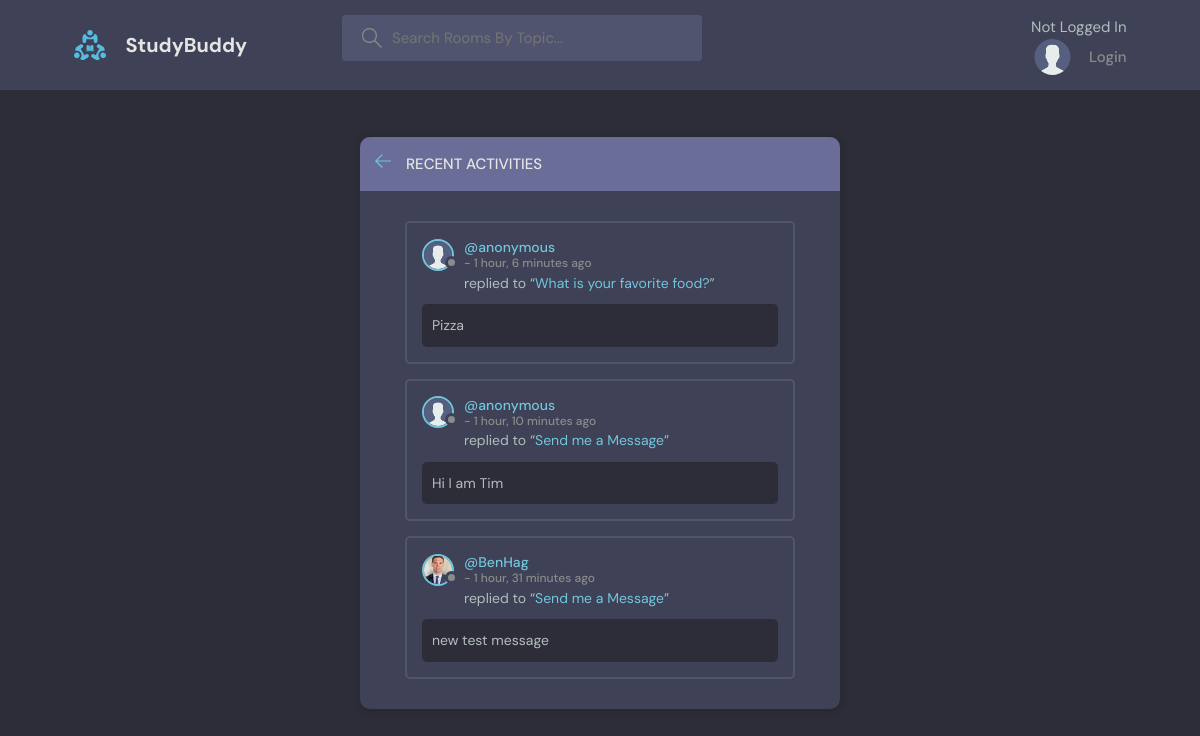
The page /activity/ on the database its author committed.
### base/models.py (models this page shows)
class Message(models.Model):
    user = models.ForeignKey(User, on_delete = models.CASCADE) # from default User model
    room = models.ForeignKey(Room, on_delete = models.CASCADE) # if the room is deleted, delete the message
    body = models.TextField()
    updated = models.DateTimeField(auto_now = True)
    created = models.DateTimeField(auto_now_add = True)
    class Meta: # it allows you to specify options (also known as metadata)
        ordering = ['-updated', '-created'] # newest message will be displayed first
    def __str__(self):
        return self.body[0:50] # return the first 50 characters of the message body in the preview

class User(AbstractUser):
    username = models.CharField(max_length = 200, default = 'Anonymous', null=True) # default name for the user
    email = models.EmailField(unique = True) # email field for the user
    bio = models.TextField(default = 'No bio...') # bio field for the user
    avatar = models.ImageField(null=False, default="avatar.svg")
    USERNAME_FIELD = 'email'
    REQUIRED_FIELDS = []

class Room(models.Model):
    host = models.ForeignKey(User, on_delete = models.SET_NULL, null = True)
    topic = models.ForeignKey(Topic, on_delete = models.SET_NULL, null = True) # if the topic is deleted, room's topic set to null
    name = models.CharField(max_length = 200)
    description = models.TextField(null = True, blank = True) # null for db, blank for form submissions-
    participants = models.ManyToManyField(User, related_name = 'participants') # many to many relationship with User (by fk)
    updated = models.DateTimeField(auto_now = True) # field will be timestamped with every edit to the model
    created = models.DateTimeField(auto_now_add = True) # timestamp for when the model was created
    class Meta: # it allows you to specify options (also known as metadata)
        ordering = ['-updated', '-created'] # newest room will be displayed first
    def __str__(self):
        return self.name

### base/views.py (the view)
# urls.py: path('activity/', views.activityPage, name="activity")
def activityPage(request):
    q = request.GET.get('q') if request.GET.get('q') != None else '' # inline if else to get query from URL (search)
    room_messages = Message.objects.filter(body__icontains = q)
    return render(request, 'base/activity.html', {'room_messages': room_messages})

### base/templates/base/activity.html (shortened to what this page needs)
{%extends 'base.html'%}
{%block content%}
    <main class="layout">
      <div class="container">
        <div class="layout__box">
          <div class="layout__boxHeader">
            <div class="layout__boxTitle">
              <a href="{% url 'home' %}">
                <svg version="1.1" xmlns="http://www.w3.org/2000/svg" width="32" height="32" viewBox="0 0 32 32">
                  <title>arrow-left</title>
                  <path
                    d="M13.723 2.286l-13.723 13.714 13.719 13.714 1.616-1.611-10.96-10.96h27.625v-2.286h-27.625l10.965-10.965-1.616-1.607z"
                  ></path>
                </svg>
              </a>
              <h3>Recent Activities</h3>
            </div>
          </div>
          <div class="activities-page layout__body">
            {%for message in room_messages%}
            <div class="activities__box">
              <div class="activities__boxHeader roomListRoom__header">
                <a href="{% url 'user-profile' message.user.id%}" class="roomListRoom__author">
                  <div class="avatar avatar--small">
                    <img src="{{message.user.avatar.url}}" />
                  </div>
                  <p>
                    @{{message.user.username}}
                    <span> - {{message.created|timesince}} ago</span>
                  </p>
                </a>
              </div>
              <div class="activities__boxContent">
                <p>replied to “<a href="{% url 'room' message.room.id %}">{{message.room}}</a>”</p>
                <div class="activities__boxRoomContent">
                    {{message}}
                </div>
              </div>
            </div>
            {% endfor %}
          </div>
        </div>
      </div>
    </main>
{% endblock %}

### static/styles/style.css (style rules this page uses)
:root { --color-main: #71c6dd; --color-main-light: #e1f6fb; --color-dark: #3f4156; --color-dark-medium: #51546e; --color-dark-light: #696d97; --color-light: #e5e5e5; --color-gray: #8b8b8b; --color-light-gray: #b2bdbd; --color-bg: #2d2d39; --color-success: #5dd693; --color-error: #fc4b0b; }
* { font-family: "DM Sans", -apple-system, BlinkMacSystemFont, "Segoe UI", Roboto, Oxygen, Ubuntu, Cantarell, "Open Sans", "Helvetica Neue", sans-serif; margin: 0; padding: 0; box-sizing: border-box; text-rendering: optimizeLegibility; font-size: inherit; }
html { font-size: 56.25%; }
@media only screen and (min-width: 1200px) { html { font-size: 62.5%; } }
body { line-height: 1.6; font-weight: 400; font-size: 1.5rem; color: var(--color-light-gray); background-color: var(--color-bg); min-height: 100vh; }
img { width: 100%; }
a { display: inline-block; color: var(--color-main); text-decoration: none; }
.container { max-width: 120rem; width: 90%; margin: auto; }
.avatar { position: relative; display: inline-block; border-radius: 50%; border: 2px solid var(--color-main); }
.avatar img { display: block; border-radius: 50%; object-fit: cover; object-position: center; }
.avatar::after { content: ""; display: block; position: absolute; background-color: var(--color-gray); z-index: 111; border-radius: 50%; border: 0.3rem solid var(--color-dark); }
.avatar.avatar--small img { width: 2.8rem; height: 2.8rem; }
.avatar.avatar--small:after { width: 0.7rem; height: 0.7rem; bottom: 0px; right: -6px; }
.layout { margin-top: 2.4rem; }
.layout > .container { display: flex; justify-content: space-between; align-items: flex-start; }
.layout__box { width: 90%; max-width: 48rem; min-height: 40rem; position: absolute; top: 50%; left: 50%; transform: translate(-50%, -46%); background-color: var(--color-dark); border-radius: 1rem; box-shadow: 1px 1px 6px 3px rgba(0, 0, 0, 0.1); overflow: hidden; }
.layout__boxHeader { display: flex; padding: 1.5rem; background-color: var(--color-dark-light); }
.layout__boxTitle { display: flex; gap: 1.5rem; align-items: center; }
.layout__boxTitle h3 { text-transform: uppercase; font-weight: 500; color: var(--color-light); }
.layout__boxTitle svg { width: 1.6rem; height: 1.6rem; fill: var(--color-main); }
.layout__body { margin: 3rem; }
.roomListRoom__header { display: flex; justify-content: space-between; align-items: center; }
.roomListRoom__author { font-weight: 500; display: flex; align-items: center; gap: 1rem; }
.activities__box { margin: 1.5rem; padding: 1.5rem; border: 2px solid var(--color-dark-medium); border-radius: 5px; }
.activities__boxHeader p { font-size: 1.4rem; line-height: 1.3; }
.activities__boxHeader p span { color: var(--color-gray); font-size: 1.2rem; display: block; }
.activities__boxContent { margin-left: 4.2rem; }
.activities__boxContent { font-size: 1.4rem; }
.activities__boxRoomContent { background: var(--color-bg); padding: 1rem; border-radius: 5px; margin-top: 1rem; margin-left: -4.2rem; }

### rows shown on the page
Message: user.avatar (placeholder picture), user.username "anonymous", created "1 hour, 6 minutes", room "What is your favorite food?", body "Pizza"
Message: user.avatar (placeholder picture), user.username "anonymous", created "1 hour, 10 minutes", room "Send me a Message", body "Hi I am Tim"
Message: user.avatar (picture), user.username "BenHag", created "1 hour, 31 minutes", room "Send me a Message", body "new test message"
